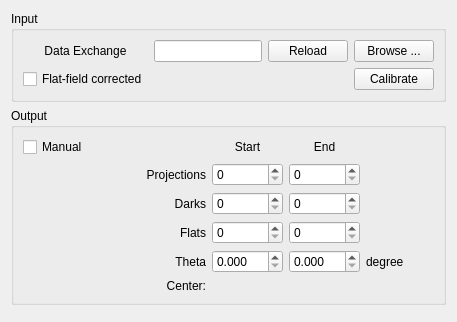
      <widget class="QWidget" name="tab_widgetPage2_2">
       <attribute name="title">
        <string>Calibrate</string>
       </attribute>
       <layout class="QVBoxLayout" name="verticalLayout_6">
        <item>
         <layout class="QVBoxLayout" name="verticalLayout_13">
          <item>
           <widget class="QGroupBox" name="groupBox">
            <property name="sizePolicy">
             <sizepolicy hsizetype="Preferred" vsizetype="Minimum">
              <horstretch>0</horstretch>
              <verstretch>0</verstretch>
             </sizepolicy>
            </property>
            <property name="title">
             <string>Input</string>
            </property>
            <layout class="QVBoxLayout" name="verticalLayout_11">
             <item>
              <layout class="QGridLayout" name="gridLayout_5" rowstretch="0,0">
               <item row="0" column="2">
                <widget class="QLineEdit" name="dx_file_name_line"/>
               </item>
               <item row="0" column="1">
                <widget class="QLabel" name="dx_label">
                 <property name="text">
                  <string>Data Exchange</string>
                 </property>
                 <property name="alignment">
                  <set>Qt::AlignCenter</set>
                 </property>
                </widget>
               </item>
               <item row="0" column="4">
                <widget class="QPushButton" name="dx_file_select">
                 <property name="text">
                  <string>Browse ...</string>
                 </property>
                </widget>
               </item>
               <item row="1" column="4">
                <widget class="QPushButton" name="calibrate_dx">
                 <property name="sizePolicy">
                  <sizepolicy hsizetype="Fixed" vsizetype="Fixed">
                   <horstretch>0</horstretch>
                   <verstretch>0</verstretch>
                  </sizepolicy>
                 </property>
                 <property name="text">
                  <string>Calibrate</string>
                 </property>
                </widget>
               </item>
               <item row="0" column="3">
                <widget class="QPushButton" name="dx_file_load">
                 <property name="text">
                  <string>Reload</string>
                 </property>
                </widget>
               </item>
               <item row="1" column="1">
                <widget class="QCheckBox" name="ffc_box">
                 <property name="text">
                  <string>Flat-field corrected</string>
                 </property>
                </widget>
               </item>
              </layout>
             </item>
            </layout>
           </widget>
          </item>
          <item>
           <widget class="QGroupBox" name="groupBox_2">
            <property name="title">
             <string>Output</string>
            </property>
            <layout class="QVBoxLayout" name="verticalLayout_12">
             <item>
              <layout class="QGridLayout" name="gridLayout_6">
               <item row="2" column="3">
                <widget class="QSpinBox" name="data_dark_end"/>
               </item>
               <item row="0" column="3">
                <widget class="QLabel" name="data_end_label">
                 <property name="text">
                  <string>End</string>
                 </property>
                 <property name="alignment">
                  <set>Qt::AlignCenter</set>
                 </property>
                </widget>
               </item>
               <item row="3" column="2">
                <widget class="QSpinBox" name="data_white_start"/>
               </item>
               <item row="1" column="4">
                <widget class="QLabel" name="label_data_size">
                 <property name="text">
                  <string/>
                 </property>
                </widget>
               </item>
               <item row="1" column="1">
                <widget class="QLabel" name="label_4">
                 <property name="text">
                  <string>Projections</string>
                 </property>
                 <property name="alignment">
                  <set>Qt::AlignRight|Qt::AlignTrailing|Qt::AlignVCenter</set>
                 </property>
                </widget>
               </item>
               <item row="2" column="1">
                <widget class="QLabel" name="label_5">
                 <property name="text">
                  <string>Darks</string>
                 </property>
                 <property name="alignment">
                  <set>Qt::AlignRight|Qt::AlignTrailing|Qt::AlignVCenter</set>
                 </property>
                </widget>
               </item>
               <item row="2" column="4">
                <widget class="QLabel" name="label_data_dark_size">
                 <property name="text">
                  <string/>
                 </property>
                </widget>
               </item>
               <item row="3" column="1">
                <widget class="QLabel" name="label_7">
                 <property name="text">
                  <string>Flats</string>
                 </property>
                 <property name="alignment">
                  <set>Qt::AlignRight|Qt::AlignTrailing|Qt::AlignVCenter</set>
                 </property>
                </widget>
               </item>
               <item row="3" column="4">
                <widget class="QLabel" name="label_data_white_size">
                 <property name="text">
                  <string/>
                 </property>
                </widget>
               </item>
               <item row="5" column="1">
                <widget class="QLabel" name="label_8">
                 <property name="sizePolicy">
                  <sizepolicy hsizetype="Preferred" vsizetype="Preferred">
                   <horstretch>0</horstretch>
                   <verstretch>0</verstretch>
                  </sizepolicy>
                 </property>
                 <property name="minimumSize">
                  <size>
                   <width>112</width>
                   <height>0</height>
                  </size>
                 </property>
                 <property name="text">
                  <string>Center:</string>
                 </property>
                 <property name="alignment">
                  <set>Qt::AlignRight|Qt::AlignTrailing|Qt::AlignVCenter</set>
                 </property>
                </widget>
               </item>
               <item row="5" column="4">
                <widget class="QLabel" name="axis_num">
                 <property name="sizePolicy">
                  <sizepolicy hsizetype="Expanding" vsizetype="Fixed">
                   <horstretch>0</horstretch>
                   <verstretch>0</verstretch>
                  </sizepolicy>
                 </property>
                 <property name="font">
                  <font>
                   <weight>75</weight>
                   <bold>true</bold>
                  </font>
                 </property>
                 <property name="text">
                  <string/>
                 </property>
                </widget>
               </item>
               <item row="0" column="2">
                <widget class="QLabel" name="data_start_label">
                 <property name="text">
                  <string>Start</string>
                 </property>
                 <property name="alignment">
                  <set>Qt::AlignCenter</set>
                 </property>
                </widget>
               </item>
               <item row="1" column="2">
                <widget class="QSpinBox" name="data_start"/>
               </item>
               <item row="3" column="3">
                <widget class="QSpinBox" name="data_white_end"/>
               </item>
               <item row="0" column="4">
                <spacer name="horizontalSpacer_3">
                 <property name="orientation">
                  <enum>Qt::Horizontal</enum>
                 </property>
                 <property name="sizeHint" stdset="0">
                  <size>
                   <width>40</width>
                   <height>20</height>
                  </size>
                 </property>
                </spacer>
               </item>
               <item row="0" column="0">
                <widget class="QCheckBox" name="manual_box">
                 <property name="text">
                  <string>Manual</string>
                 </property>
                </widget>
               </item>
               <item row="1" column="3">
                <widget class="QSpinBox" name="data_end"/>
               </item>
               <item row="2" column="2">
                <widget class="QSpinBox" name="data_dark_start"/>
               </item>
               <item row="4" column="1">
                <widget class="QLabel" name="theta_label">
                 <property name="text">
                  <string>Theta</string>
                 </property>
                 <property name="alignment">
                  <set>Qt::AlignRight|Qt::AlignTrailing|Qt::AlignVCenter</set>
                 </property>
                </widget>
               </item>
               <item row="4" column="2">
                <widget class="QDoubleSpinBox" name="theta_start">
                 <property name="decimals">
                  <number>3</number>
                 </property>
                 <property name="maximum">
                  <double>360.000000000000000</double>
                 </property>
                 <property name="singleStep">
                  <double>0.001000000000000</double>
                 </property>
                </widget>
               </item>
               <item row="4" column="3">
                <widget class="QDoubleSpinBox" name="theta_end">
                 <property name="decimals">
                  <number>3</number>
                 </property>
                 <property name="maximum">
                  <double>360.000000000000000</double>
                 </property>
                 <property name="singleStep">
                  <double>0.001000000000000</double>
                 </property>
                </widget>
               </item>
               <item row="4" column="4">
                <widget class="QLabel" name="theta_unit_label">
                 <property name="text">
                  <string>degree</string>
                 </property>
                </widget>
               </item>
              </layout>
             </item>
            </layout>
           </widget>
          </item>
         </layout>
        </item>
        <item>
         <layout class="QVBoxLayout" name="overlap_layout">
          <item>
           <widget class="QWidget" name="axis_view_widget" native="true">
            <property name="sizePolicy">
             <sizepolicy hsizetype="Expanding" vsizetype="Expanding">
              <horstretch>0</horstretch>
              <verstretch>0</verstretch>
             </sizepolicy>
            </property>
            <layout class="QGridLayout" name="gridLayout_11">
             <property name="leftMargin">
              <number>0</number>
             </property>
             <property name="topMargin">
              <number>0</number>
             </property>
             <property name="rightMargin">
              <number>0</number>
             </property>
             <property name="bottomMargin">
              <number>0</number>
             </property>
             <property name="spacing">
              <number>0</number>
             </property>
            </layout>
           </widget>
          </item>
         </layout>
        </item>
       </layout>
      </widget>
